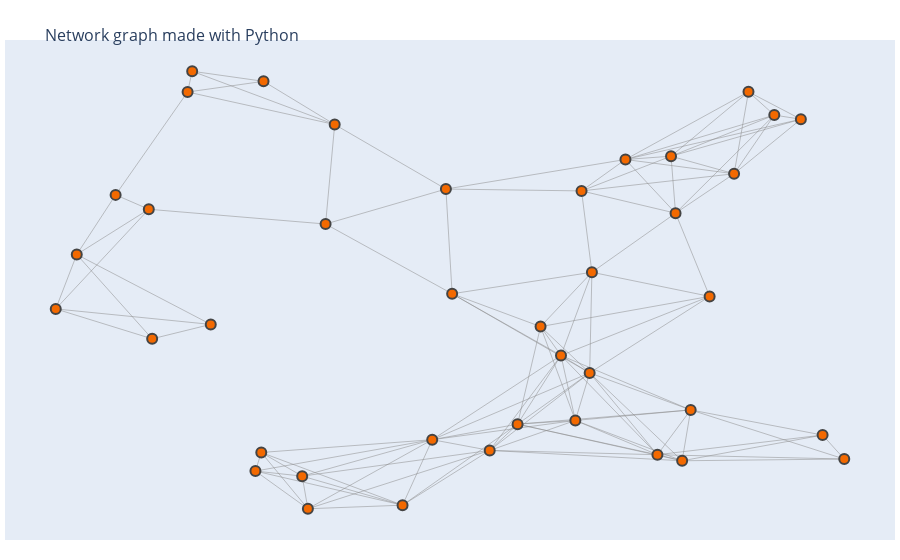

This figure's notebook cell:
### Code cell
map_40 = load_map_40()
show_map(map_40)

### Figure 1 — Plotly figure (JSON) as saved in the notebook; plotly's stock layout.template omitted (floating-point values rounded to 4 significant figures; data arrays with more than 128 entries replaced by an {"elided": "..."} marker saying what was removed)
{"data": [{"hoverinfo": "none", "line": {"color": "#888", "width": 0.5}, "mode": "lines", "type": "scatter", "x": {"elided": "369 float values"}, "y": {"elided": "369 float values"}}, {"hoverinfo": "text", "marker": {"color": [0, 0, 0, 0, 0, 0, 0, 0, 0, 0, 0, 0, 0, 0, 0, 0, 0, 0, 0, 0, 0, 0, 0, 0, 0, 0, 0, 0, 0, 0, 0, 0, 0, 0, 0, 0, 0, 0, 0, 0], "colorbar": {"thickness": 15, "title": {"side": "right", "text": "Node Connections"}, "xanchor": "left"}, "colorscale": [[0, "rgb(0,0,0)"], [0.3333, "rgb(230,0,0)"], [0.6667, "rgb(255,210,0)"], [1, "rgb(255,255,255)"]], "line": {"width": 2}, "reversescale": true, "showscale": false, "size": 10}, "mode": "markers", "text": ["Intersection 0", "Intersection 1", "Intersection 2", "Intersection 3", "Intersection 4", "Intersection 5", "Intersection 6", "Intersection 7", "Intersection 8", "Intersection 9", "Intersection 10", "Intersection 11", "Intersection 12", "Intersection 13", "Intersection 14", "Intersection 15", "Intersection 16", "Intersection 17", "Intersection 18", "Intersection 19", "Intersection 20", "Intersection 21", "Intersection 22", "Intersection 23", "Intersection 24", "Intersection 25", "Intersection 26", "Intersection 27", "Intersection 28", "Intersection 29", "Intersection 30", "Intersection 31", "Intersection 32", "Intersection 33", "Intersection 34", "Intersection 35", "Intersection 36", "Intersection 37", "Intersection 38", "Intersection 39"], "type": "scatter", "x": [0.7802, 0.525, 0.8085, 0.2599, 0.7354, 0.09089, 0.314, 0.6825, 0.2013, 0.8552, 0.7582, 0.2531, 0.4814, 0.9112, 0.04581, 0.4583, 0.1294, 0.6077, 0.7196, 0.886, 0.4238, 0.8252, 0.4742, 0.2625, 0.9364, 0.6243, 0.5573, 0.7483, 0.6436, 0.3451, 0.02142, 0.641, 0.1744, 0.1333, 0.584, 0.3074, 0.7406, 0.3345, 0.1797, 0.6315], "y": [0.4947, 0.1495, 0.7696, 0.1449, 0.809, 0.7223, 0.01876, 0.8016, 0.432, 0.9011, 0.2403, 0.1032, 0.5006, 0.1839, 0.5887, 0.1736, 0.69, 0.3623, 0.1399, 0.8919, 0.02677, 0.9533, 0.7353, 0.9768, 0.1302, 0.2167, 0.2084, 0.1263, 0.5489, 0.88, 0.4666, 0.3233, 0.9529, 0.3997, 0.427, 0.09187, 0.6813, 0.6569, 0.9994, 0.7312]}], "layout": {"hovermode": "closest", "margin": {"b": 20, "l": 5, "r": 5, "t": 40}, "showlegend": false, "title": {"font": {"size": 16}, "text": "<br>Network graph made with Python"}, "xaxis": {"showgrid": false, "showticklabels": false, "zeroline": false}, "yaxis": {"showgrid": false, "showticklabels": false, "zeroline": false}}}
